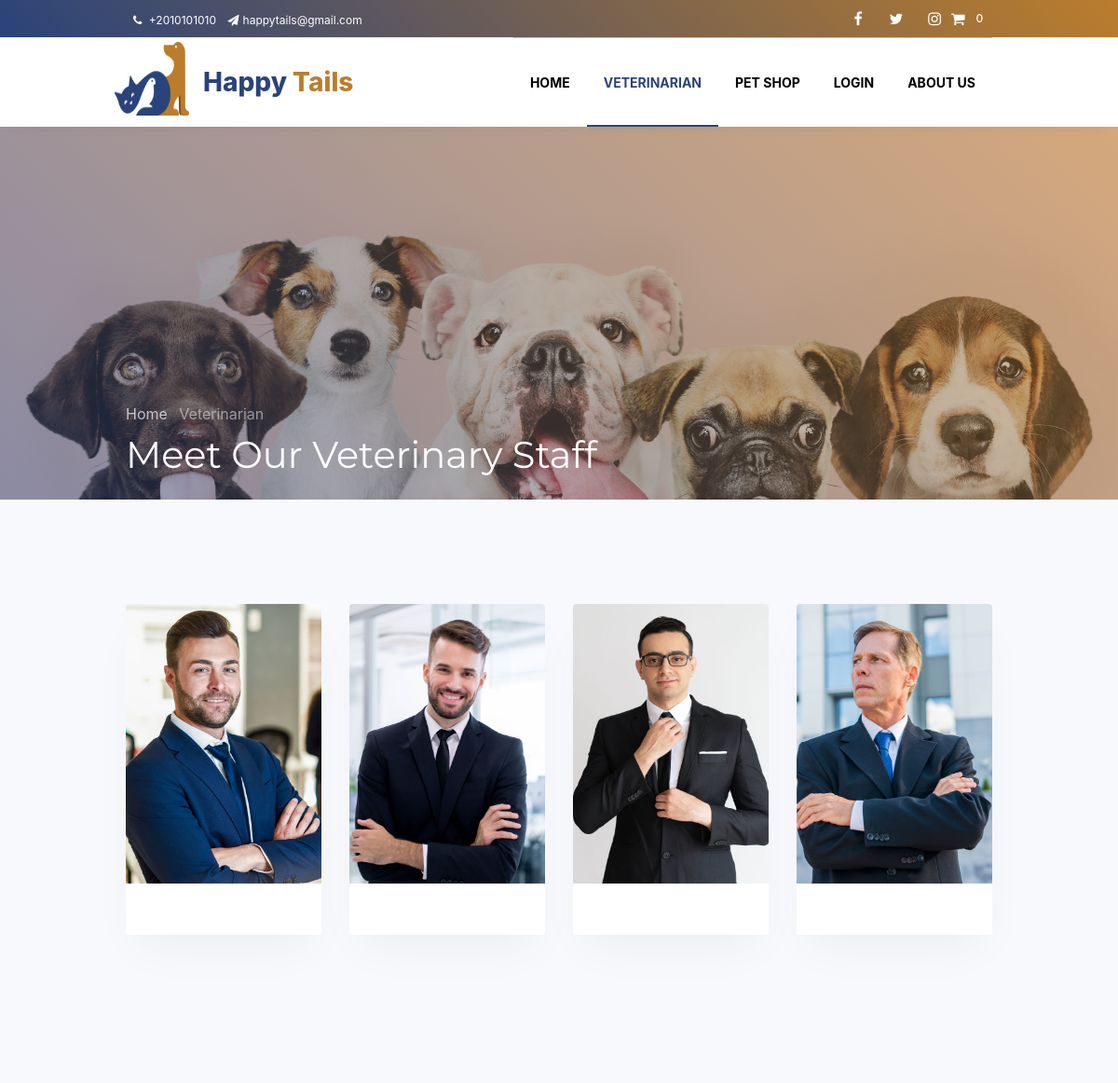
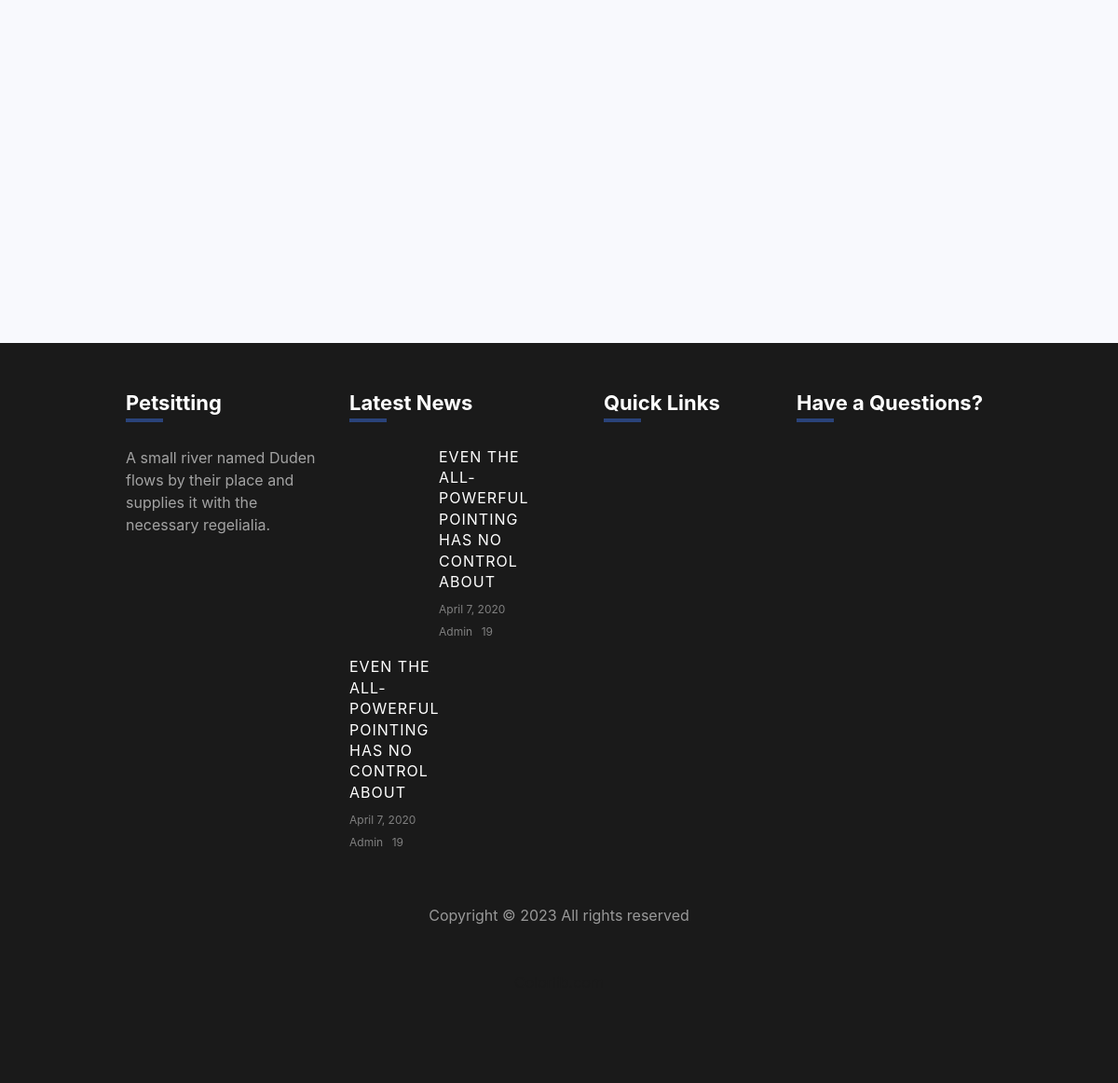
/vet/, run on the app's committed database (2 pictures, top to bottom).
### webApp/models.py (models this page shows, shortened)
class Vet(models.Model):
    user = models.OneToOneField('auth.User', on_delete=models.CASCADE, related_name='vetuser',
                                default=None, blank=True, null=True)
    vet_id = models.AutoField(primary_key=True)
    address = models.CharField(max_length=100, blank=True)
    phone = models.CharField(max_length=20, blank=True)
    pet_num = models.IntegerField(default=0, blank=True)
    clinic_hours = models.TextField(blank=True)

### webApp/views.py (the view)
# urls.py: path("vet/", views.vet, name="vet"),
def vet(request):
    context = {
        'nav': True,
        'page_name': "Vet",
        'pets': [],
        'vets': []
    }
    setAccType(context, request)
    for i in Pet.objects.all():
        context['pets'].append(i)
    for i in Vet.objects.all():
        context['vets'].append(i)
    return render(request, 'vet.html', context)

### webApp/views.py (called while the page is built)
def setAccType(context, request):
    if request.user.is_authenticated:
        if Vet.objects.filter(user=request.user):
            context['type'] = "vet"
        elif Client.objects.filter(user=request.user):
            context['type'] = "client"
        else:
            context['type'] = "none"
    else:
        context['type'] = "guest"

### webApp/templates/vet.html (shortened to what this page needs)
{% extends 'base.html' %}
{% load static %}
{% block head %}
<link rel="stylesheet" href="https://cdnjs.cloudflare.com/ajax/libs/bulma/0.7.2/css/bulma.min.css"/>
{% endblock head %}
{% block body %}
  <body>
    <section class="hero-wrap hero-wrap-2" style="background-image: url('{% static 'images/bg_2.jpg' %}');" data-stellar-background-ratio="0.5">
      <div class="overlay"></div>
      <div class="container">
        <div class="row no-gutters slider-text align-items-end">
          <div class="col-md-9 ftco-animate pb-5">
          	<p class="breadcrumbs mb-2"><span class="mr-2"><a href="{% url 'home' %}">Home </a></span> <span>Veterinarian </span></p>
            <h1 class="mb-0 bread">Meet Our Veterinary Staff</h1>
          </div>
        </div>
      </div>
    </section>
    <section class="ftco-section bg-light">
			<div class="container">
				<div class="row">
        {% for i in vets %}
            <div class="col-md-6 col-lg-3 ftco-animate">
                <div class="staff vetBtn" id="myButton">
                    <div class="img-wrap d-flex align-items-stretch">
                        <div class="img align-self-stretch" style="background-image: url('/static/images/staff {{ i.vet_id }}.jpg');"></div>
                    </div>
                    <div class="text pt-3 px-3 pb-4 text-center">
                    </div>
                </div>
            </div>
        {% endfor %}
				</div>
			</div>
		</section>
  </body>
{% endblock body %}

### data on the page
Vet: shows a picture
Vet: shows a picture
Vet: shows a picture
Vet: shows a picture
